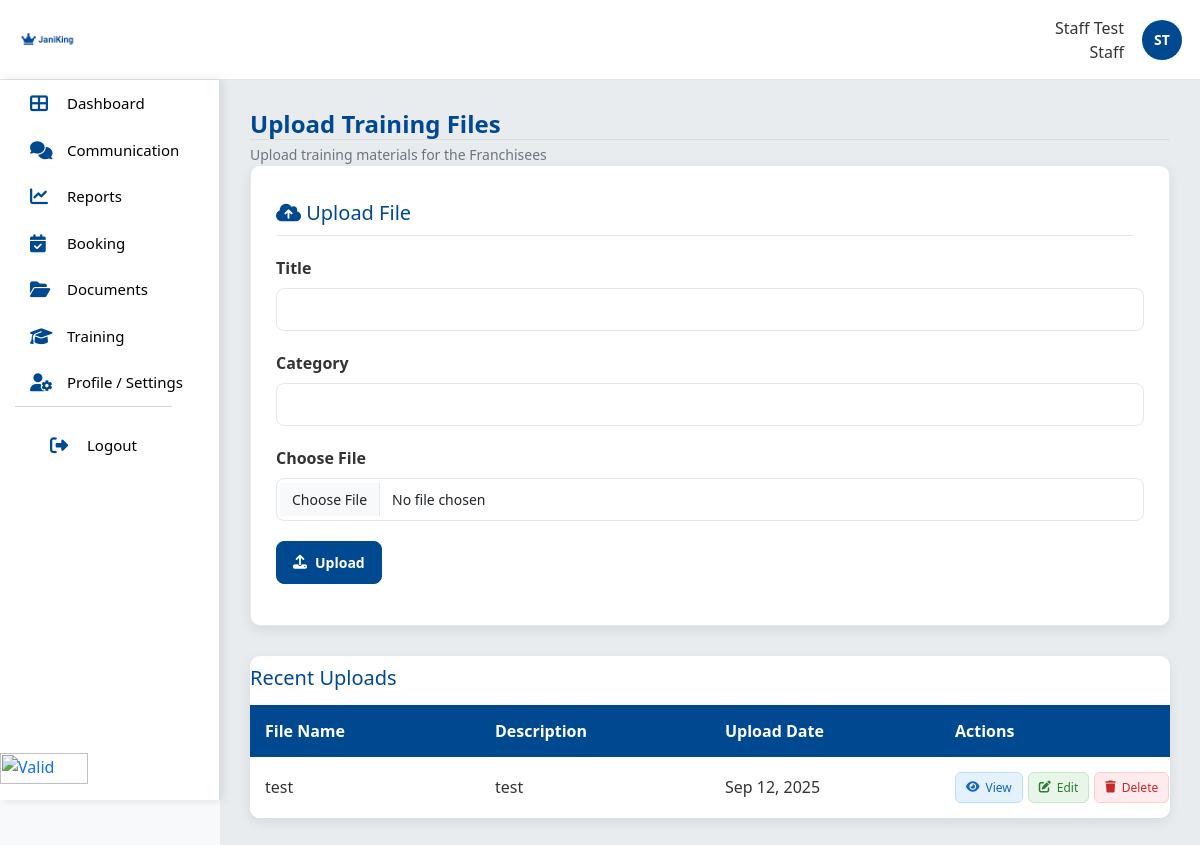
Screenshot of /root/staff/staff_training.php with the database file from the repository.
### tables this page shows
CREATE TABLE `training` (
  `training_id` int(11) NOT NULL,
  `franchisee_id` int(11) DEFAULT NULL,
  `title` varchar(100) DEFAULT NULL,
  `description` text DEFAULT NULL,
  `file_path` varchar(255) NOT NULL,
  `created_at` timestamp NOT NULL DEFAULT current_timestamp()
);

### root/staff/staff_training.php (the view, shortened to what this page needs)
<?php
require_once "../../db/config.php";
include('../includes/staff_header.php');
include('../includes/staff_navbar.php');
try {
    $stmt = $conn->query("SELECT * FROM training ORDER BY created_at DESC");
    $uploads = $stmt->fetchAll(PDO::FETCH_ASSOC);
} catch (PDOException $e) {
    $error = "Error fetching uploads: " . $e->getMessage();
    $uploads = [];
}
?>
<!DOCTYPE html>
<html lang="en">
<head>
  <link rel="stylesheet" href="https://cdnjs.cloudflare.com/ajax/libs/font-awesome/6.4.0/css/all.min.css">
  <link rel="stylesheet" href="../assets/css/staff.css">
</head>
<body>
<div class="main-container">
  <main class="main-content">
    <h1 class="page-title">Upload Training Files</h1>
    <p class="page-subtitle">Upload training materials for the Franchisees</p>
    <div class="upload-section">
      <h2 class="section-title"><i class="fas fa-cloud-upload-alt"></i> Upload File</h2>
      <form method="post" enctype="multipart/form-data">
        <div class="form-group">
          <label for="title">Title</label>
          <input type="text" name="title" class="form-control" required>
        </div>
        <div class="form-group">
          <label for="category">Category</label>
          <input type="text" name="category" class="form-control" required>
        </div>
        <div class="form-group">
          <label for="file">Choose File</label>
          <input type="file" name="file" class="form-control" required>
        </div>
        <button type="submit" name="upload" class="btn btn-primary"><i class="fas fa-upload"></i> Upload</button>
      </form>
    </div>
    <div class="uploads-table">
      <h2 class="section-title">Recent Uploads</h2>
      <table>
        <thead>
          <tr>
            <th>File Name</th>
            <th>Description</th>
            <th>Upload Date</th>
            <th>Actions</th>
          </tr>
        </thead>
        <tbody>
        <?php if (count($uploads) > 0): ?>
          <?php foreach ($uploads as $row): ?>
            <tr>
              <td><?php echo htmlspecialchars($row['title']); ?></td>
              <td><?php echo htmlspecialchars($row['description']); ?></td>
              <td><?php echo date("M d, Y", strtotime($row['created_at'])); ?></td>
              <td>
                <div class="upload-actions">
                  <a href="staff_training/training_view.php?id=<?php echo $row['training_id']; ?>" class="action-btn view-btn"><i class="fas fa-eye"></i> View</a>
                  <a href="staff_training/training_edit.php?id=<?php echo $row['training_id']; ?>" class="action-btn edit-btn"><i class="fas fa-edit"></i> Edit</a>
                  <a href="staff_training/training_delete.php?id=<?php echo $row['training_id']; ?>" class="action-btn delete-btn" onclick="return confirm('Delete this file?')"><i class="fas fa-trash"></i> Delete</a>
                </div>
              </td>
            </tr>
          <?php endforeach; ?>
        <?php else: ?>
          <tr>
            <td colspan="4">No uploads found.</td>
          </tr>
        <?php endif; ?>
        </tbody>
      </table>
    </div>
  </main>
</div>
</body>
</html>

### root/assets/css/staff.css (style rules this page uses)
:root { --header-h: 80px; --nav-w: 220px; --brand-blue: #004990; --bg: #f8f9fa; --card-bg: #ffffff; --text: #333333; --muted: #6c757d; --border: #e5e7eb; --line: #e5e7eb; --shadow: 0 4px 12px rgba(0,0,0,.08); }
* { box-sizing: border-box; }
html, body { height: 100%; }
body { margin: 0; font-family: 'Segoe UI', Tahoma, Geneva, Verdana, sans-serif; color: var(--text); background: var(--bg); overflow-y: auto; }
.content, .main-content { margin-left: var(--nav-w); padding: 30px; overflow-y: auto; background: #e9ecef; min-height: calc(100vh - var(--header-h)); }
.page-title { color:var(--brand-blue); font-size:28px; margin:0 0 20px 0; padding-bottom:10px; border-bottom:1px solid #ddd; }
.section-title { color:var(--brand-blue); font-size:20px; margin:0 0 15px 0; margin-top: 10px; margin-right: 10px; }
.content > h1:first-of-type, .main-content > h1:first-of-type { color: var(--brand-blue); font-size: 28px; font-weight: 700; margin: 0 0 16px 0; line-height: 1.2; border-bottom: 1px solid #ddd; padding-bottom: 10px; }
.content > h1:first-of-type + p, .main-content > h1:first-of-type + p { color: var(--muted); margin: 6px 0 18px 0; font-size: 14px; }
.btn, .btnx { display:inline-flex; align-items:center; gap:8px; padding:10px 16px; border:1px solid transparent; border-radius:8px; font-size:14px; font-weight:600; cursor:pointer; transition:all .2s ease; text-decoration:none; background:#fff; color:var(--text); }
.btn-primary, .btnx-primary { background:var(--brand-blue); color:#fff; border-color:var(--brand-blue); }
.action-btn { display:inline-flex; align-items:center; gap:6px; padding:6px 10px; font-size:12px; border-radius:6px; border:1px solid transparent; text-decoration:none; cursor:pointer; }
.view-btn { background:#e3f2fd; color:#1565c0; border-color:#bbdefb; }
.edit-btn { background:#e8f5e9; color:#2e7d32; border-color:#c8e6c9; }
.delete-btn { background:#ffebee; color:#c62828; border-color:#ffcdd2; }
table, .tablex { width:100%; border-collapse:collapse; table-layout:fixed; }
thead th, .tablex thead th { background:var(--brand-blue); color:#fff; text-align:left; font-weight:600; padding:14px 16px; }
tbody td, .tablex tbody td { padding:14px 16px; border-bottom:1px solid #f1f1f1; background:#fff; word-wrap:break-word; white-space:normal; vertical-align:middle; }
tbody tr:last-child td { border-bottom:none; }
.table-card table td:last-child, .table-card table th:last-child, .tablex td:last-child, .tablex th:last-child, table td:last-child, table th:last-child { white-space: nowrap; word-break: keep-all; }
.form-group { margin-bottom:20px; }
.form-group label, .form-label { display:block; margin-bottom:8px; font-weight:600; color:var(--text); }
.form-control, input[type="text"], input[type="email"], input[type="password"], input[type="date"], select, textarea { width:100%; padding:10px 15px; border:1px solid var(--border); border-radius:8px; font-size:14px; background:#fff; }
.page-subtitle { color:var(--muted); margin-bottom:30px; font-size:16px; }
.generate-section, .upload-section { background:var(--card-bg); padding:25px; border-radius:10px; border:1px solid var(--border); box-shadow:var(--shadow); margin-bottom:30px; }
.generate-section .section-title, .upload-section .section-title { color:var(--brand-blue); font-size:20px; margin-bottom:20px; padding-bottom:10px; border-bottom:1px solid var(--border); margin-top: 10px; margin-right: 10px; }
.uploads-table { width:100%; background:var(--card-bg); border-radius:10px; overflow:hidden; box-shadow:var(--shadow); margin-bottom:30px; }
.uploads-table th { background:var(--brand-blue); color:#fff; text-align:left; padding:15px; }
.uploads-table td { padding:15px; border-bottom:1px solid var(--border); background:#fff; }
.uploads-table tr:last-child td { border-bottom:none; }
.upload-actions { display:flex; gap:5px; }
.page-head h1, .content > h1:first-of-type, .main-content > h1:first-of-type { color: var(--brand-blue); font-size: 24px; font-weight: 700; margin: 0; padding: 0; }
.page-head p, .content > h1:first-of-type + p, .main-content > h1:first-of-type + p { color: var(--muted); font-size: 14px; margin: 4px 0 0 0; }

### rows the page displays
training: title "test", description "test", created_at "Sep 12, 2025"

### other values shown
$userName "Staff Test"
$userRole "Staff"
$initials "ST"
